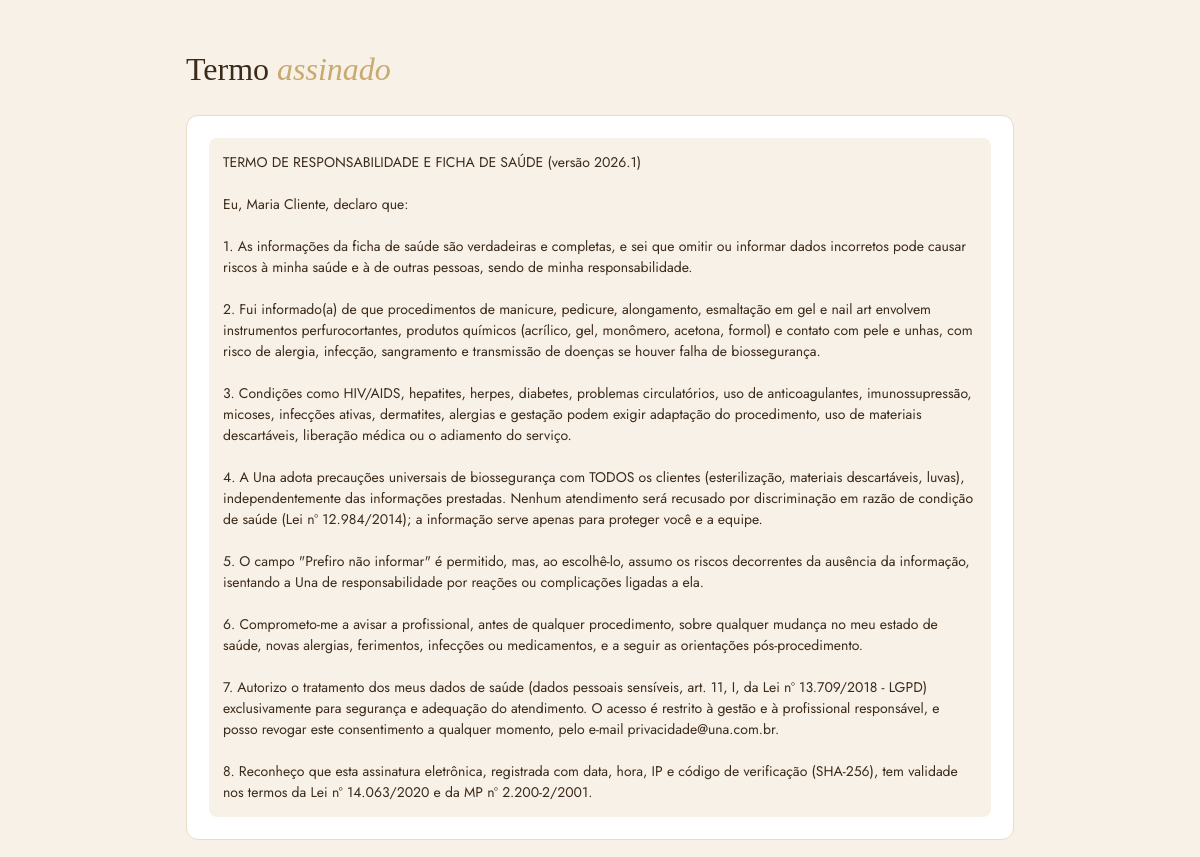
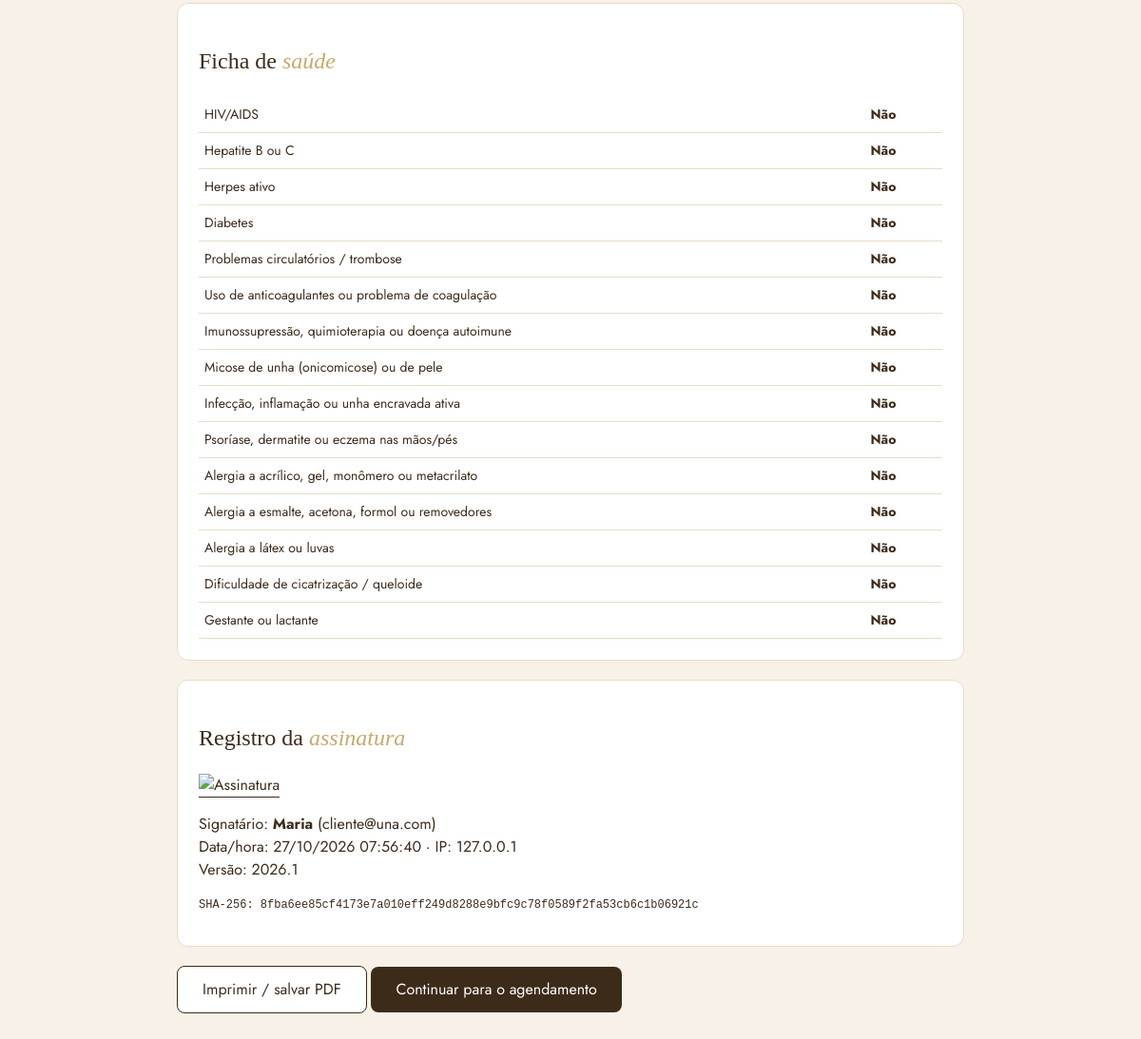
The app's page /termo/1/ (signed in) with its own data (2 pictures, top to bottom).
### agendamentos/models.py (models this page shows, shortened)
class TermoAssinado(models.Model):
    TIPOS = [
        ("cadastro", "Termos de uso e compromisso"),
        ("saude", "Termo de responsabilidade e ficha de saúde"),
    ]
    usuario = models.ForeignKey(User, on_delete=models.PROTECT, related_name="termos")
    tipo = models.CharField(max_length=10, choices=TIPOS)
    versao = models.CharField(max_length=20)
    texto = models.TextField()
    dados = models.JSONField(default=dict, blank=True)
    assinatura = models.TextField(blank=True, help_text="PNG base64 do desenho")
    ip = models.GenericIPAddressField(null=True, blank=True)
    user_agent = models.CharField(max_length=300, blank=True)
    assinado_em = models.DateTimeField(default=timezone.now, editable=False)
    hash_sha256 = models.CharField(max_length=64, editable=False)
    class Meta:
        verbose_name = "Termo assinado"
        verbose_name_plural = "Termos assinados"
        ordering = ["-assinado_em"]

### agendamentos/views.py (the view)
# urls.py: path("termo/<int:pk>/", views.termo_detalhe, name="termo_detalhe"),
@never_cache
@login_required
def termo_detalhe(request, pk):
    termo = get_object_or_404(TermoAssinado, pk=pk)
    if termo.usuario_id != request.user.pk and not request.user.is_staff:
        raise Http404
    rot, sn = dict(CONDICOES), dict(SIM_NAO)
    respostas = [(rot[k], sn.get(v, v)) for k, v in termo.dados.get("respostas", {}).items() if k in rot]
    return render(request, "termo_assinado.html", {"termo": termo, "respostas": respostas})

### templates/termo_assinado.html (shortened to what this page needs)
<!DOCTYPE html>
<html lang="pt-BR"><head><meta charset="UTF-8"><meta name="viewport" content="width=device-width, initial-scale=1.0">
</head><body><div class="w">
<h1>Termo <em>assinado</em></h1>
<div class="card"><div class="termo" style="max-height:none;overflow:visible">{{ termo.texto }}</div></div>
{% if respostas %}<div class="card"><h2>Ficha de <em>saúde</em></h2>
<table>{% for r, v in respostas %}<tr><td>{{ r }}</td><td><strong>{{ v }}</strong></td></tr>{% endfor %}</table>
{% if termo.dados.outras_doencas %}<p><b>Outras:</b> {{ termo.dados.outras_doencas }}</p>{% endif %}</div>{% endif %}
<div class="card"><h2>Registro da <em>assinatura</em></h2>
{% if termo.assinatura %}<img src="{{ termo.assinatura }}" alt="Assinatura" style="max-width:320px;border-bottom:1px solid var(--m)">{% endif %}
<p>Signatário: <b>{{ termo.usuario.get_full_name|default:termo.usuario.email }}</b> ({{ termo.usuario.email }})<br>
Data/hora: {{ termo.assinado_em|date:"d/m/Y H:i:s" }} · IP: {{ termo.ip|default:"—" }}<br>Versão: {{ termo.versao }}</p>
<p class="hash">SHA-256: {{ termo.hash_sha256 }}</p></div>
<p class="no-print"><button class="btn btn2" onclick="window.print()">Imprimir / salvar PDF</button>
<a class="btn" href="{% url 'agendamentos:agendamento' %}">Continuar para o agendamento</a></p>
</div></body></html>

### templates/termo_assinado.html (style rules this page uses)
:root { --m:#3D2B1A;--d:#C9A96E;--c:#F7F1E8;--ce:#E8DCC8 }
* { box-sizing:border-box }
body { margin:0;background:var(--c);color:var(--m);font-family:Jost,Arial,sans-serif;line-height:1.5 }
.w { max-width:860px;margin:0 auto;padding:24px 16px 60px }
h1,h2 { font-family:'Cormorant Garamond',Georgia,serif;font-weight:400 }
h1 em,h2 em { color:var(--d) }
.card { background:#fff;border:1px solid var(--ce);border-radius:12px;padding:22px;margin-bottom:20px }
.termo { max-height:260px;overflow:auto;white-space:pre-wrap;font-size:14px;background:var(--c);border-radius:8px;padding:14px }
table { width:100%;border-collapse:collapse }
td { padding:8px 6px;border-bottom:1px solid var(--ce);font-size:14px;vertical-align:middle }
.btn { background:var(--m);color:#fff;border:0;border-radius:8px;padding:12px 26px;font:inherit;cursor:pointer;text-decoration:none;display:inline-block }
.btn2 { background:#fff;color:var(--m);border:1px solid var(--m) }
.hash { word-break:break-all;font-family:monospace;font-size:12px }

### records on screen
TermoAssinado: texto "TERMO DE RESPONSABILIDADE E FICHA DE SAÚDE (versão 2026.1) Eu, Maria Cliente, declaro que: 1. As informações da ficha de saúde são verdadeiras e completas, e sei que omitir ou informar dados incorretos pode causar riscos à minha saúde e à de outras pessoas, sendo de minha responsabilidade. 2. Fui informado(a) de que procedimentos de manicure, pedicure, alongamento, esmaltação em gel e nail art envolvem instrumentos perfurocortantes, produtos químicos (acrílico, gel, monômero, acetona, formol) e contato com pele e unhas, com risco de alergia, infecção, sangramento e transmissão de doenças se houver falha de biossegurança. 3. Condições como HIV/AIDS, hepatites, herpes, diabetes, problemas…", usuario.get_full_name "Maria", usuario.email "cliente@una.com", assinado_em "27/10/2026 07:56:40", ip "127.0.0.1", versao "2026.1", hash_sha256 "8fba6ee85cf4173e7a010eff249d8288e9bfc9c78f0589f2fa53cb6c1b06921c"

### other values on screen
{{ r }} "HIV/AIDS" "Hepatite B ou C" "Herpes ativo" "Diabetes" "Problemas circulatórios / trombose" "Uso de anticoagulantes ou problema de coagulação" "Imunossupressão, quimioterapia ou doença autoimune" "Micose de unha (onicomicose) ou de pele" "Infecção, inflamação ou unha encravada ativa" "Psoríase, dermatite ou eczema nas mãos/pés" "Alergia a acrílico, gel, monômero ou metacrilato" "Alergia a esmalte, acetona, formol ou removedores" "Alergia a látex ou luvas" "Dificuldade de cicatrização / queloide" "Gestante ou lactante"
{{ v }} "Não" "Não" "Não" "Não" "Não" "Não" "Não" "Não" "Não" "Não" "Não" "Não" "Não" "Não" "Não"
